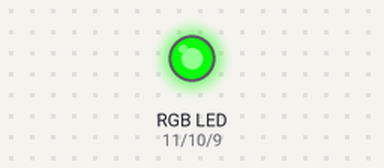
Recording of a sketch running on a simulated Arduino Uno, built with avr-gcc and run on an emulated ATmega328P. Shown: an RGB LED mixed from three pins (HIGH = lit).

Above: at 17.1 s.
Timing chart, 0 to 40.0 s (numbered marks = the images above):
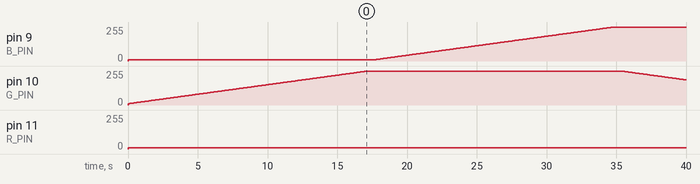

Measured:
- by itself, pin 9 (B_PIN): moves from 0/255 to 255/255 over 35.3 s
- by itself, pin 10 (G_PIN): rises from 0/255 to 255/255 in 17.7 s, then falls to 189/255 in 22.3 s
- by itself, pin 11 (R_PIN): 0/255 → 10/255 at 0.00 s

The sketch:

sketch_jan19d.sync-conflict-20150925-122826.ino
```cpp
/*
 RGB LED - Automatic Smooth Color Cycling

 Marco Colli
 April 2012

 Uses the properties of the RGB Colour Cube
 The RGB colour space can be viewed as a cube of colour. If we assume a cube of dimension 1, then the
 coordinates of the vertices for the cubve will range from (0,0,0) to (1,1,1) (all black to all white).
 The transitions between each vertex will be a smooth colour flow and we can exploit this by using the
 path coordinates as the LED transition effect.
*/
// Output pins for PWM
#define  R_PIN  11  // Red LED
#define  G_PIN  10  // Green LED
#define  B_PIN  9  // Blue LED

// Constants for readability are better than magic numbers
// Used to adjust the limits for the LED, especially if it has a lower ON threshold
#define  MIN_RGB_VALUE  10   // no smaller than 0.
#define  MAX_RGB_VALUE  255  // no bigger than 255.

// Slowing things down we need ...
#define  TRANSITION_DELAY  70   // in milliseconds, between individual light changes
#define  WAIT_DELAY        500  // in milliseconds, at the end of each traverse
//
// Total traversal time is ((MAX_RGB_VALUE - MIN_RGB_VALUE) * TRANSITION_DELAY) + WAIT_DELAY
// eg, ((255-0)*70)+500 = 18350ms = 18.35s

// Structure to contain a 3D coordinate
typedef struct
{
  byte  x, y, z;
} coord;

static coord  v; // the current rgb coordinates (colour) being displayed

/*
 Vertices of a cube

    C+----------+G
    /|        / |
  B+---------+F |
   | |       |  |    y
   |D+-------|--+H   ^  7 z
   |/        | /     | /
  A+---------+E      +--->x

*/
const coord vertex[] =
{
 //x  y  z      name
  {0, 0, 0}, // A or 0
  {0, 1, 0}, // B or 1
  {0, 1, 1}, // C or 2
  {0, 0, 1}, // D or 3
  {1, 0, 0}, // E or 4
  {1, 1, 0}, // F or 5
  {1, 1, 1}, // G or 6
  {1, 0, 1}  // H or 7
};

/*
 A list of vertex numbers encoded 2 per byte.
 Hex digits are used as vertices 0-7 fit nicely (3 bits 000-111) and have the same visual
 representation as decimal, so bytes 0x12, 0x34 ... should be interpreted as vertex 1 to
 v2 to v3 to v4 (ie, one continuous path B to C to D to E).
*/
const byte path[] =
{
  0x01, 0x23, 0x76, 0x54, 0x03, 0x21, 0x56, 0x74,  // trace the edges
  0x13, 0x64, 0x16, 0x02, 0x75, 0x24, 0x35, 0x17, 0x25, 0x70,  // do the diagonals
};

#define  MAX_PATH_SIZE  (sizeof(path)/sizeof(path[0]))  // size of the array

void setup()
{
  pinMode(R_PIN, OUTPUT);   // sets the pins as output
  pinMode(G_PIN, OUTPUT);
  pinMode(B_PIN, OUTPUT);
}

void traverse(int dx, int dy, int dz)
// Move along the colour line from where we are to the next vertex of the cube.
// The transition is achieved by applying the 'delta' value to the coordinate.
// By definition all the coordinates will complete the transition at the same
// time as we only have one loop index.
{
  if ((dx == 0) && (dy == 0) && (dz == 0))   // no point looping if we are staying in the same spot!
    return;

  for (int i = 0; i < MAX_RGB_VALUE-MIN_RGB_VALUE; i++, v.x += dx, v.y += dy, v.z += dz)
  {
    // set the colour in the LED
    analogWrite(R_PIN, v.x);
    analogWrite(G_PIN, v.y);
    analogWrite(B_PIN, v.z);

    delay(TRANSITION_DELAY);  // wait fot the transition delay
  }

  delay(WAIT_DELAY);          // give it an extra rest at the end of the traverse
}

void loop()
{
  int    v1, v2=0;    // the new vertex and the previous one

  // initialise the place we start from as the first vertex in the array
  v.x = (vertex[v2].x ? MAX_RGB_VALUE : MIN_RGB_VALUE);
  v.y = (vertex[v2].y ? MAX_RGB_VALUE : MIN_RGB_VALUE);
  v.z = (vertex[v2].z ? MAX_RGB_VALUE : MIN_RGB_VALUE);

  // Now just loop through the path, traversing from one point to the next
  for (int i = 0; i < 2*MAX_PATH_SIZE; i++)
  {
    // !! loop index is double what the path index is as it is a nybble index !!
    v1 = v2;
    if (i&1)  // odd number is the second element and ...
      v2 = path[i>>1] & 0xf;  // ... the bottom nybble (index /2) or ...
    else      // ... even number is the first element and ...
      v2 = path[i>>1] >> 4;  // ... the top nybble

    traverse(vertex[v2].x-vertex[v1].x,
             vertex[v2].y-vertex[v1].y,
             vertex[v2].z-vertex[v1].z);
  }
}
```
